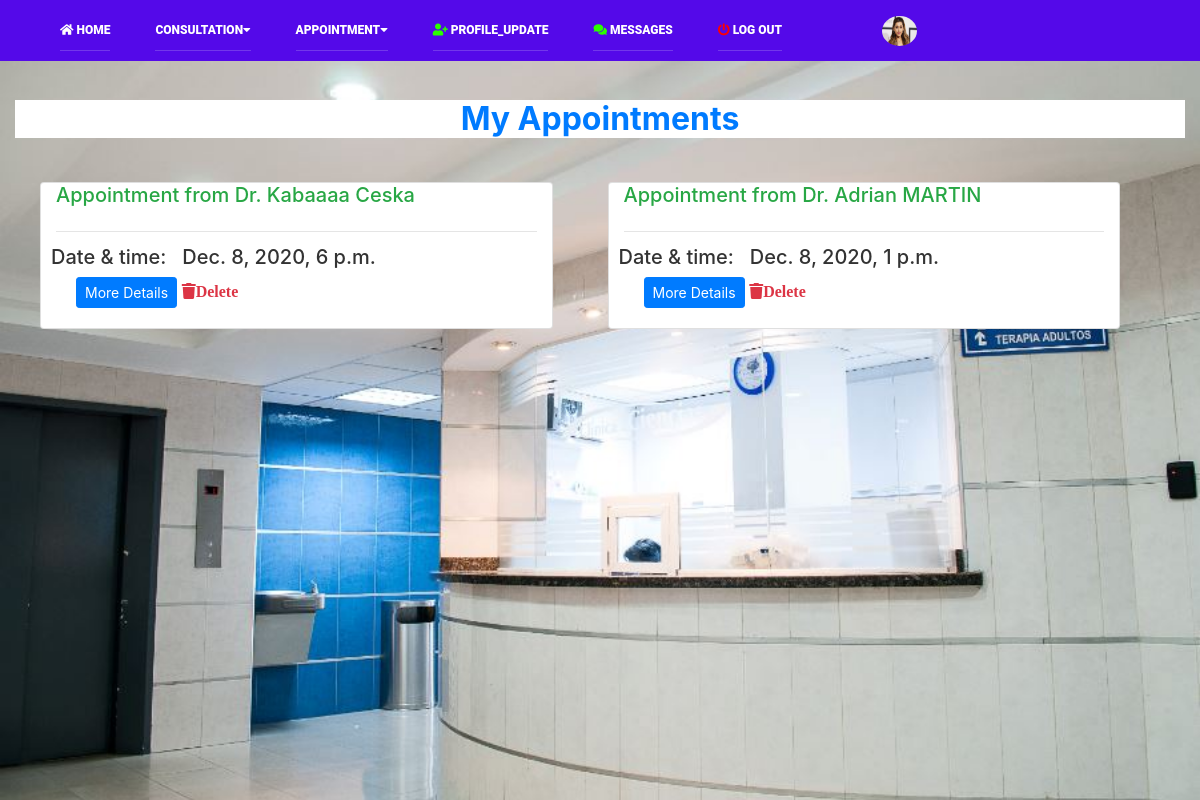
/health/u_appointment (signed in), run on the app's committed database.
### MyDoc/models.py (models this page shows, shortened)
class Patient(models.Model):
    user = models.OneToOneField(User, null=True, on_delete=models.CASCADE)
    username = models.CharField(max_length=60)
    image = models.ImageField(default='default.jpg', upload_to='profile_pics', blank=True)
    age = models.IntegerField()
    gender = models.CharField(max_length=6, choices=gender, default='Male')
    email = models.EmailField(blank=True)
    contact = models.IntegerField()
    blood_type = models.CharField(max_length=5, choices=blood_type, default='O')

class UserAppointment(models.Model):
    user = models.ForeignKey(User, null=True, on_delete=models.CASCADE, related_name="recds")
    patient_name = models.CharField(max_length=60, null=True)
    doctor = models.ForeignKey(Doctor, on_delete=models.PROTECT)
    date = models.DateTimeField()
    location = models.CharField(max_length=30, null=True)
    reason = models.TextField()

class Doctor(models.Model):
    d_name = models.CharField(max_length=60)
    image = models.ImageField(default='enrc.jpg', upload_to='profile_pics', blank=True)
    bio = models.TextField(max_length=150)
    department = models.ForeignKey(Department, on_delete=models.PROTECT)
    def __str__(self):
        return self.d_name

### MyDoc/views.py (the view)
# urls.py: path('u_appointment', views.u_appointment, name='u_appointment'),
def u_appointment(request):
    u_appointment = UserAppointment.objects.all().filter(user=request.user)
    context = {
        'u_appointment': u_appointment
    }
    return render(request, 'MyDoc/my_appnts.html', context)

### MyDoc/templates/MyDoc/my_appnts.html
{% extends "MyDoc/nav_pat.html" %}
{% load static %}
{% block content %}
<body style=" background: #f7f6f8; color: #333333;">
<img src="{% static 'MyDoc/image/martha.jpg'%}" style="z-index: -1" class="bg" alt="">
<div class="container-fluid" style="padding-top: 100px;">
        <div class="page-header" style="background: #ffffff; margin-bottom: 20px;">
            <h2 class="text-center text-primary"> <strong>My Appointments</strong></h2>
        </div>
</div>
    <br>
     <div class="row">
        {% if u_appointment %}
            {% for u_a in u_appointment %}
            <div class="card col-sm-5" style="margin-left: 55px; margin-bottom: 15px;">
                <h5 class="text-success">Appointment from Dr. {{ u_a.doctor }} </h5>
                         <hr>
                <div class="card-body">
                    <h5 style="margin-top: -23px; margin-left: -25px;">Date & time: &nbsp; {{ u_a.date }}</h5>
                     <a href="{% url 'MyDoc:appnt_detail' u_a.id %}"
                     class="btn btn-primary btn-sm" role="button">More Details</a>
                    <a style="list-style-type: none" href="{% url 'MyDoc:delete_appnt' u_a.id %}">
                        <i class="fa fa-trash text-danger">Delete</i>
                    </a>
                </div>
            </div>
            {% endfor %}
            {% else %}
            <div class="card col-sm-6" style="margin-left: 300px; margin-top: 180px; background-color: #1e1e26">
                <p class="text-danger" style="font-size: 35px; font-family: 'poppins', 'Sans-Serif',fantasy">{{ user.username }}, You have no pending appointments.
                </p>
            </div>
    {% endif %}
</div>
</body>
{% endblock %}

### MyDoc/templates/MyDoc/nav_pat.html (shortened to what this page needs)
{% load static %}
<html lang="en">
<head>
        <link rel="stylesheet" href="{% static 'MyDoc/css/index.css' %}" type="text/css">
        <link rel="stylesheet" href="{% static 'MyDoc/css/responsive.css' %}" type="text/css">
        <link rel="stylesheet" href="https://use.fontawesome.com/releases/v5.7.0/css/all.css">
        <link rel="stylesheet" href="{% static 'MyDoc/css/open-iconic-bootstrap.min.css' %}">
        <link rel="stylesheet" href="https://stackpath.bootstrapcdn.com/bootstrap/4.5.2/css/bootstrap.min.css">
        <link rel="stylesheet" href="{% static 'MyDoc/css/bootstrap.min.css' %}">
        <link rel="stylesheet" href="{% static 'MyDoc/css/animate.css' %}">
        <link rel="stylesheet" href="{% static 'MyDoc/css/ionicons.min.css' %}">
        <link rel="stylesheet" href="{% static 'MyDoc/css/flaticon.css' %}">
        <link rel="stylesheet" href="{% static 'MyDoc/css/icomoon.css' %}">
</head>
  <header class="header_area">
  <div class="main_menu">
    <nav class="navbar navbar-expand-lg navbar-light" id="navbar" style="background: #5409e9;">
      <div class="container" style="background: #5409e9;">
        <div class="collapse navbar-collapse offset" id="navbarSupportedContent">
          <ul class="nav navbar-nav navbar-left menu_nav">
            <li class="nav-item"><a class="nav-link" href="{% url 'MyDoc:index' %}"><i class="fa fa-home"></i>&nbsp;Home</a></li>
            <li class="nav-item submenu dropdown">
              <a href="#" class="nav-link dropdown-toggle" data-toggle="dropdown" role="button" aria-haspopup="true"
              aria-expanded="false">Consultation<i class="fa fa-caret-down"></i></a>
            </li>
               <li class="nav-item submenu dropdown">
              <a href="#" class="nav-link dropdown-toggle" data-toggle="dropdown" role="button" aria-haspopup="true"
              aria-expanded="false">Appointment<i class="fa fa-caret-down"></i></a>
            </li>
              <li class="nav-item"><a class="nav-link" href="{% url 'MyDoc:profile_update' %}"><i class="fa fa-user-plus" style="color: #2bff00"></i>&nbsp;Profile_update</a></li>
              <li class="nav-item"><a class="nav-link" href="{% url 'MyDoc:message' %}"><i class="fa fa-comments" style="color: #2bff00"></i>&nbsp;Messages</a></li>
         </ul>
            <ul class="nav navbar-nav navbar-right" style="margin-right: -110px">
                {% if user.is_authenticated %}
                <li class="nav-item">
                    <a class="nav-link" href="{% url 'MyDoc:logout_patient' %}">
                        <i class="fa fa-power-off" style="color: red" aria-hidden="true"></i>&nbsp;Log out
                    </a>
                </li>
                    <img class="rounded-circle account-img" style="height: 30px; width: 35px; margin-left: 100px; margin-top: 6px;"
                         src="{{ user.patient.image.url }}">
                {% else %}
                <li class="nav-item"><a class="nav-link" href="{% url 'MyDoc:login_patient' %}">
                        <span class="glyphicon glyphicon-plus" aria-hidden="true"></span>&nbsp;Log in
                    </a>
                </li>
                {% endif %}
            </ul>
        </div>
      </div>
    </nav>
  </div>
</header>
{% block content %}
{% endblock %}
</html>

### MyDoc/static/MyDoc/css/index.css (style rules this page uses)
html { margin: 0; padding: 0; box-sizing: border-box; font-family: 'poppins', Sans-Serif; font-size: 16px; overflow-x: hidden; overflow-y: hidden; }
body { margin: 0; padding: 0; font-size: 16px; color: #333; overflow: auto; scroll-margin-top: 69x; scrollbar-color: rgb(83, 4, 4); height: 100vh; overflow-x: hidden; }
.header_area { position: relative; width: 100%; z-index: 99; transition: background 0.4s, all 0.3s linear; }
.header_area .navbar { background: transparent; padding: 10px; border: 0px; border-radius: 0px; }
.header_area .navbar .nav .nav-item { margin-left: 45px; }
.header_area .navbar .nav .nav-item .nav-link { font: 500 12px/80px "Roboto", sans-serif; text-transform: uppercase; font-weight: 900; color: #fff; padding: 0px; display: inline-block; }
.header_area .navbar .nav .nav-item .nav-link:after { display: none; }
.header_area .navbar .nav .nav-item.submenu { position: relative; }
.header_area .navbar .nav .nav-item:last-child { margin-right: 0px; }
.header_area .navbar .nav .nav-item { margin-right: 28px; }
.header_area { position: absolute; }
.header_area .navbar { background: #5409e9; }
.header_area .navbar .nav .nav-item .nav-link { line-height: 40px; margin-right: 0px; display: block; border-bottom: 1px solid #ededed33; border-radius: 0px; }
.header_area .navbar-collapse { max-height: 340px; }
.header_area .navbar .nav .nav-item { margin-right: 0px; }
.header_area .navbar-collapse { max-height: 100px; }
.navbar .container { margin-left: -10px; padding-left: 15px; padding-right: 15px; }
.bg { position: absolute; left: 0; width: 100%; max-height: 100%; bottom: 0; object-fit: cover; background-position: center; }

### data on the page
UserAppointment: doctor "Kabaaaa Ceska", date "Dec. 8, 2020, 6 p.m."
UserAppointment: doctor "Adrian MARTIN", date "Dec. 8, 2020, 1 p.m."
